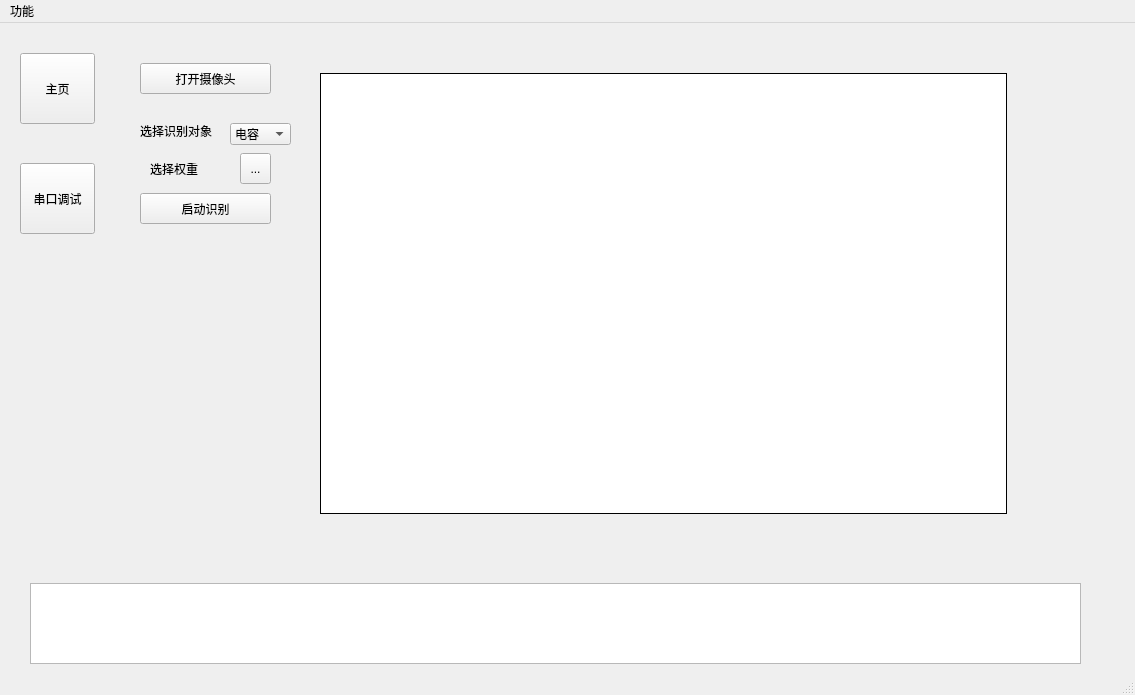
<?xml version="1.0" encoding="UTF-8"?>
<ui version="4.0">
 <class>MainWindow</class>
 <widget class="QMainWindow" name="MainWindow">
  <property name="geometry">
   <rect>
    <x>0</x>
    <y>0</y>
    <width>1135</width>
    <height>695</height>
   </rect>
  </property>
  <property name="windowTitle">
   <string>MainWindow</string>
  </property>
  <widget class="QWidget" name="centralwidget">
   <widget class="QStackedWidget" name="stackedWidget">
    <property name="geometry">
     <rect>
      <x>110</x>
      <y>20</y>
      <width>941</width>
      <height>531</height>
     </rect>
    </property>
    <property name="currentIndex">
     <number>0</number>
    </property>
    <widget class="QWidget" name="page_0">
     <widget class="QPushButton" name="pushButton_camera">
      <property name="geometry">
       <rect>
        <x>30</x>
        <y>20</y>
        <width>131</width>
        <height>31</height>
       </rect>
      </property>
      <property name="text">
       <string>打开摄像头</string>
      </property>
     </widget>
     <widget class="QToolButton" name="toolButton_weight">
      <property name="geometry">
       <rect>
        <x>130</x>
        <y>110</y>
        <width>31</width>
        <height>31</height>
       </rect>
      </property>
      <property name="text">
       <string>...</string>
      </property>
     </widget>
     <widget class="QLabel" name="label">
      <property name="geometry">
       <rect>
        <x>40</x>
        <y>120</y>
        <width>54</width>
        <height>12</height>
       </rect>
      </property>
      <property name="text">
       <string>选择权重</string>
      </property>
     </widget>
     <widget class="QLabel" name="label_camera">
      <property name="geometry">
       <rect>
        <x>210</x>
        <y>30</y>
        <width>687</width>
        <height>441</height>
       </rect>
      </property>
      <property name="sizePolicy">
       <sizepolicy hsizetype="Ignored" vsizetype="Ignored">
        <horstretch>2</horstretch>
        <verstretch>2</verstretch>
       </sizepolicy>
      </property>
      <property name="minimumSize">
       <size>
        <width>512</width>
        <height>320</height>
       </size>
      </property>
      <property name="maximumSize">
       <size>
        <width>9999</width>
        <height>9999</height>
       </size>
      </property>
      <property name="styleSheet">
       <string notr="true">border: 1px solid black;
background-color: rgb(255, 255, 255);</string>
      </property>
      <property name="text">
       <string/>
      </property>
      <property name="scaledContents">
       <bool>false</bool>
      </property>
      <property name="openExternalLinks">
       <bool>false</bool>
      </property>
      <property name="textInteractionFlags">
       <set>Qt::LinksAccessibleByMouse</set>
      </property>
     </widget>
     <widget class="QComboBox" name="comboBox_recognizing_Objects">
      <property name="geometry">
       <rect>
        <x>120</x>
        <y>80</y>
        <width>61</width>
        <height>22</height>
       </rect>
      </property>
      <item>
       <property name="text">
        <string>电容</string>
       </property>
      </item>
     </widget>
     <widget class="QLabel" name="label_6">
      <property name="geometry">
       <rect>
        <x>30</x>
        <y>80</y>
        <width>81</width>
        <height>16</height>
       </rect>
      </property>
      <property name="text">
       <string>选择识别对象</string>
      </property>
     </widget>
     <widget class="QPushButton" name="pushButton_detect">
      <property name="geometry">
       <rect>
        <x>30</x>
        <y>150</y>
        <width>131</width>
        <height>31</height>
       </rect>
      </property>
      <property name="text">
       <string>启动识别</string>
      </property>
     </widget>
    </widget>
    <widget class="QWidget" name="page_1">
     <widget class="QTextEdit" name="textEdit_send">
      <property name="geometry">
       <rect>
        <x>30</x>
        <y>410</y>
        <width>891</width>
        <height>121</height>
       </rect>
      </property>
      <property name="markdown">
       <string/>
      </property>
      <property name="html">
       <string>&lt;!DOCTYPE HTML PUBLIC &quot;-//W3C//DTD HTML 4.0//EN&quot; &quot;http://www.w3.org/TR/REC-html40/strict.dtd&quot;&gt;
&lt;html&gt;&lt;head&gt;&lt;meta name=&quot;qrichtext&quot; content=&quot;1&quot; /&gt;&lt;style type=&quot;text/css&quot;&gt;
p, li { white-space: pre-wrap; }
&lt;/style&gt;&lt;/head&gt;&lt;body style=&quot; font-family:'SimSun'; font-size:9pt; font-weight:400; font-style:normal;&quot;&gt;
&lt;p style=&quot;-qt-paragraph-type:empty; margin-top:0px; margin-bottom:0px; margin-left:0px; margin-right:0px; -qt-block-indent:0; text-indent:0px;&quot;&gt;&lt;br /&gt;&lt;/p&gt;&lt;/body&gt;&lt;/html&gt;</string>
      </property>
      <property name="placeholderText">
       <string>发送区  </string>
      </property>
     </widget>
     <widget class="QTextEdit" name="textEdit_receive">
      <property name="geometry">
       <rect>
        <x>460</x>
        <y>30</y>
        <width>421</width>
        <height>341</height>
       </rect>
      </property>
      <property name="readOnly">
       <bool>true</bool>
      </property>
      <property name="markdown">
       <string/>
      </property>
      <property name="html">
       <string>&lt;!DOCTYPE HTML PUBLIC &quot;-//W3C//DTD HTML 4.0//EN&quot; &quot;http://www.w3.org/TR/REC-html40/strict.dtd&quot;&gt;
&lt;html&gt;&lt;head&gt;&lt;meta name=&quot;qrichtext&quot; content=&quot;1&quot; /&gt;&lt;style type=&quot;text/css&quot;&gt;
p, li { white-space: pre-wrap; }
&lt;/style&gt;&lt;/head&gt;&lt;body style=&quot; font-family:'SimSun'; font-size:9pt; font-weight:400; font-style:normal;&quot;&gt;
&lt;p style=&quot;-qt-paragraph-type:empty; margin-top:0px; margin-bottom:0px; margin-left:0px; margin-right:0px; -qt-block-indent:0; text-indent:0px;&quot;&gt;&lt;br /&gt;&lt;/p&gt;&lt;/body&gt;&lt;/html&gt;</string>
      </property>
      <property name="placeholderText">
       <string>接收区</string>
      </property>
     </widget>
     <widget class="QPushButton" name="pushButton_send">
      <property name="geometry">
       <rect>
        <x>60</x>
        <y>372</y>
        <width>75</width>
        <height>31</height>
       </rect>
      </property>
      <property name="text">
       <string>发送</string>
      </property>
     </widget>
     <widget class="QPushButton" name="pushButton_clear_send">
      <property name="geometry">
       <rect>
        <x>160</x>
        <y>372</y>
        <width>75</width>
        <height>31</height>
       </rect>
      </property>
      <property name="text">
       <string>清空发送</string>
      </property>
     </widget>
     <widget class="QPushButton" name="pushButton_clear_receive">
      <property name="geometry">
       <rect>
        <x>260</x>
        <y>372</y>
        <width>75</width>
        <height>31</height>
       </rect>
      </property>
      <property name="text">
       <string>清空接收</string>
      </property>
     </widget>
     <widget class="QComboBox" name="comboBox_baudrate">
      <property name="geometry">
       <rect>
        <x>340</x>
        <y>50</y>
        <width>69</width>
        <height>22</height>
       </rect>
      </property>
      <item>
       <property name="text">
        <string>9600</string>
       </property>
      </item>
     </widget>
     <widget class="QComboBox" name="comboBox_stop">
      <property name="geometry">
       <rect>
        <x>340</x>
        <y>90</y>
        <width>69</width>
        <height>22</height>
       </rect>
      </property>
      <item>
       <property name="text">
        <string>0</string>
       </property>
      </item>
      <item>
       <property name="text">
        <string>1</string>
       </property>
      </item>
     </widget>
     <widget class="QComboBox" name="comboBox_data">
      <property name="geometry">
       <rect>
        <x>340</x>
        <y>130</y>
        <width>69</width>
        <height>22</height>
       </rect>
      </property>
      <item>
       <property name="text">
        <string>8</string>
       </property>
      </item>
     </widget>
     <widget class="QComboBox" name="comboBox_barity">
      <property name="geometry">
       <rect>
        <x>340</x>
        <y>170</y>
        <width>69</width>
        <height>22</height>
       </rect>
      </property>
      <item>
       <property name="text">
        <string>无</string>
       </property>
      </item>
      <item>
       <property name="text">
        <string>奇校验</string>
       </property>
      </item>
      <item>
       <property name="text">
        <string>偶校验</string>
       </property>
      </item>
     </widget>
     <widget class="QLabel" name="label_2">
      <property name="geometry">
       <rect>
        <x>260</x>
        <y>60</y>
        <width>54</width>
        <height>12</height>
       </rect>
      </property>
      <property name="text">
       <string>波特率</string>
      </property>
     </widget>
     <widget class="QLabel" name="label_3">
      <property name="geometry">
       <rect>
        <x>260</x>
        <y>100</y>
        <width>54</width>
        <height>12</height>
       </rect>
      </property>
      <property name="text">
       <string>停止位</string>
      </property>
     </widget>
     <widget class="QLabel" name="label_4">
      <property name="geometry">
       <rect>
        <x>260</x>
        <y>140</y>
        <width>54</width>
        <height>12</height>
       </rect>
      </property>
      <property name="text">
       <string>数据位</string>
      </property>
     </widget>
     <widget class="QLabel" name="label_5">
      <property name="geometry">
       <rect>
        <x>260</x>
        <y>180</y>
        <width>54</width>
        <height>12</height>
       </rect>
      </property>
      <property name="text">
       <string>校验位</string>
      </property>
     </widget>
     <widget class="QPushButton" name="pushButton_open_close">
      <property name="geometry">
       <rect>
        <x>80</x>
        <y>140</y>
        <width>91</width>
        <height>41</height>
       </rect>
      </property>
      <property name="text">
       <string>打开串口</string>
      </property>
     </widget>
     <widget class="QComboBox" name="comboBox">
      <property name="geometry">
       <rect>
        <x>80</x>
        <y>100</y>
        <width>91</width>
        <height>31</height>
       </rect>
      </property>
     </widget>
     <widget class="QPushButton" name="pushButton_find_ports">
      <property name="geometry">
       <rect>
        <x>80</x>
        <y>50</y>
        <width>91</width>
        <height>41</height>
       </rect>
      </property>
      <property name="text">
       <string>检索串口</string>
      </property>
     </widget>
    </widget>
   </widget>
   <widget class="QPushButton" name="pushButton_pape1">
    <property name="geometry">
     <rect>
      <x>20</x>
      <y>30</y>
      <width>75</width>
      <height>71</height>
     </rect>
    </property>
    <property name="text">
     <string>主页</string>
    </property>
   </widget>
   <widget class="QPushButton" name="pushButton_pape2">
    <property name="geometry">
     <rect>
      <x>20</x>
      <y>140</y>
      <width>75</width>
      <height>71</height>
     </rect>
    </property>
    <property name="text">
     <string>串口调试</string>
    </property>
   </widget>
   <widget class="QTextEdit" name="textEdit_iostream">
    <property name="geometry">
     <rect>
      <x>30</x>
      <y>560</y>
      <width>1051</width>
      <height>81</height>
     </rect>
    </property>
    <property name="markdown">
     <string/>
    </property>
    <property name="html">
     <string>&lt;!DOCTYPE HTML PUBLIC &quot;-//W3C//DTD HTML 4.0//EN&quot; &quot;http://www.w3.org/TR/REC-html40/strict.dtd&quot;&gt;
&lt;html&gt;&lt;head&gt;&lt;meta name=&quot;qrichtext&quot; content=&quot;1&quot; /&gt;&lt;style type=&quot;text/css&quot;&gt;
p, li { white-space: pre-wrap; }
&lt;/style&gt;&lt;/head&gt;&lt;body style=&quot; font-family:'SimSun'; font-size:9pt; font-weight:400; font-style:normal;&quot;&gt;
&lt;p style=&quot;-qt-paragraph-type:empty; margin-top:0px; margin-bottom:0px; margin-left:0px; margin-right:0px; -qt-block-indent:0; text-indent:0px;&quot;&gt;&lt;br /&gt;&lt;/p&gt;&lt;/body&gt;&lt;/html&gt;</string>
    </property>
    <property name="placeholderText">
     <string/>
    </property>
   </widget>
  </widget>
  <widget class="QMenuBar" name="menubar">
   <property name="geometry">
    <rect>
     <x>0</x>
     <y>0</y>
     <width>1135</width>
     <height>23</height>
    </rect>
   </property>
   <widget class="QMenu" name="menu">
    <property name="title">
     <string>功能</string>
    </property>
    <addaction name="action1"/>
    <addaction name="action2"/>
   </widget>
   <addaction name="menu"/>
  </widget>
  <widget class="QStatusBar" name="statusbar"/>
  <action name="action1">
   <property name="text">
    <string>主页</string>
   </property>
  </action>
  <action name="action2">
   <property name="text">
    <string>串口调试</string>
   </property>
  </action>
 </widget>
 <resources/>
 <connections/>
</ui>
